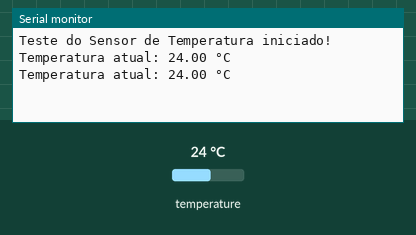
Simulated run of this sketch. Board: Arduino Uno, built with avr-gcc and run on an emulated ATmega328P. Shown: the last lines printed to the serial monitor. The inputs (shaded band) are chosen by the test bench; at power-on: temperature 24 °C.

Above: at 4.3 s.
4.4 s: temperature set to 12 °C
At 7.3 s:
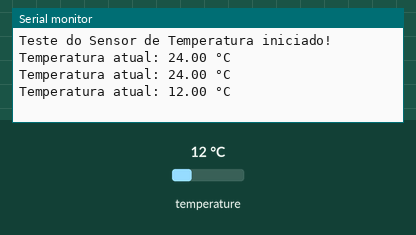
8.1 s: temperature set to 19 °C
At 10.5 s:
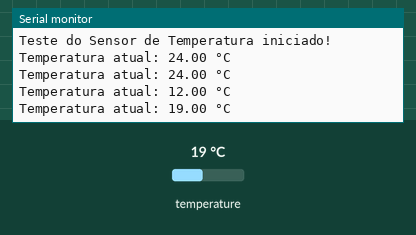
Timing chart, 0 to 12.0 s (numbered marks = the images above; inputs shaded):
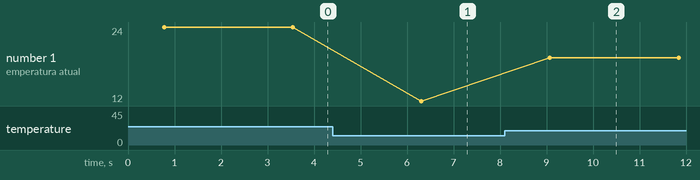

The sketch:

SensorTemp.ino
```cpp
/*
  TESTE – SENSOR DE TEMPERATURA DS18B20
  Integrantes: Matheus Muller, Germano Lagana e Vinicius Padilha

  Este teste lê a temperatura da água do aquário utilizando o sensor DS18B20.
  A leitura é feita via protocolo OneWire e exibida no Monitor Serial.
*/

#include <OneWire.h>
#include <DallasTemperature.h>

// ======= CONFIGURAÇÃO DO PINO DO SENSOR =======
#define ONE_WIRE_BUS 32  // Pino digital onde o sensor está conectado (ajuste se necessário)

OneWire oneWire(ONE_WIRE_BUS);           // Inicializa comunicação OneWire
DallasTemperature sensors(&oneWire);     // Usa biblioteca Dallas para ler o DS18B20

void setup() {
  Serial.begin(115200);                  // Inicia comunicação serial
  sensors.begin();                       // Inicia o sensor
  Serial.println("Teste do Sensor de Temperatura iniciado!");
}

void loop() {
  sensors.requestTemperatures();         // Solicita leitura ao sensor
  float temperatura = sensors.getTempCByIndex(0);  // Lê a temperatura em Celsius

  // Verifica se a leitura é válida
  if (temperatura == DEVICE_DISCONNECTED_C) {
    Serial.println("Erro: Sensor desconectado ou leitura inválida!");
  } else {
    Serial.print("Temperatura atual: ");
    Serial.print(temperatura);
    Serial.println(" °C");
  }

  delay(2000);  // Aguarda 2 segundos antes da próxima leitura
}
```

Measured:
- after the input at 4.4 s, the serial monitor: prints a new line after 1.9 s (image 1)
- after the input at 8.1 s, the serial monitor: prints a new line after 0.97 s (image 2)
- plotted number 1: 24 → 12 after the input at 4.4 s, 12 → 19 after the input at 8.1 s
